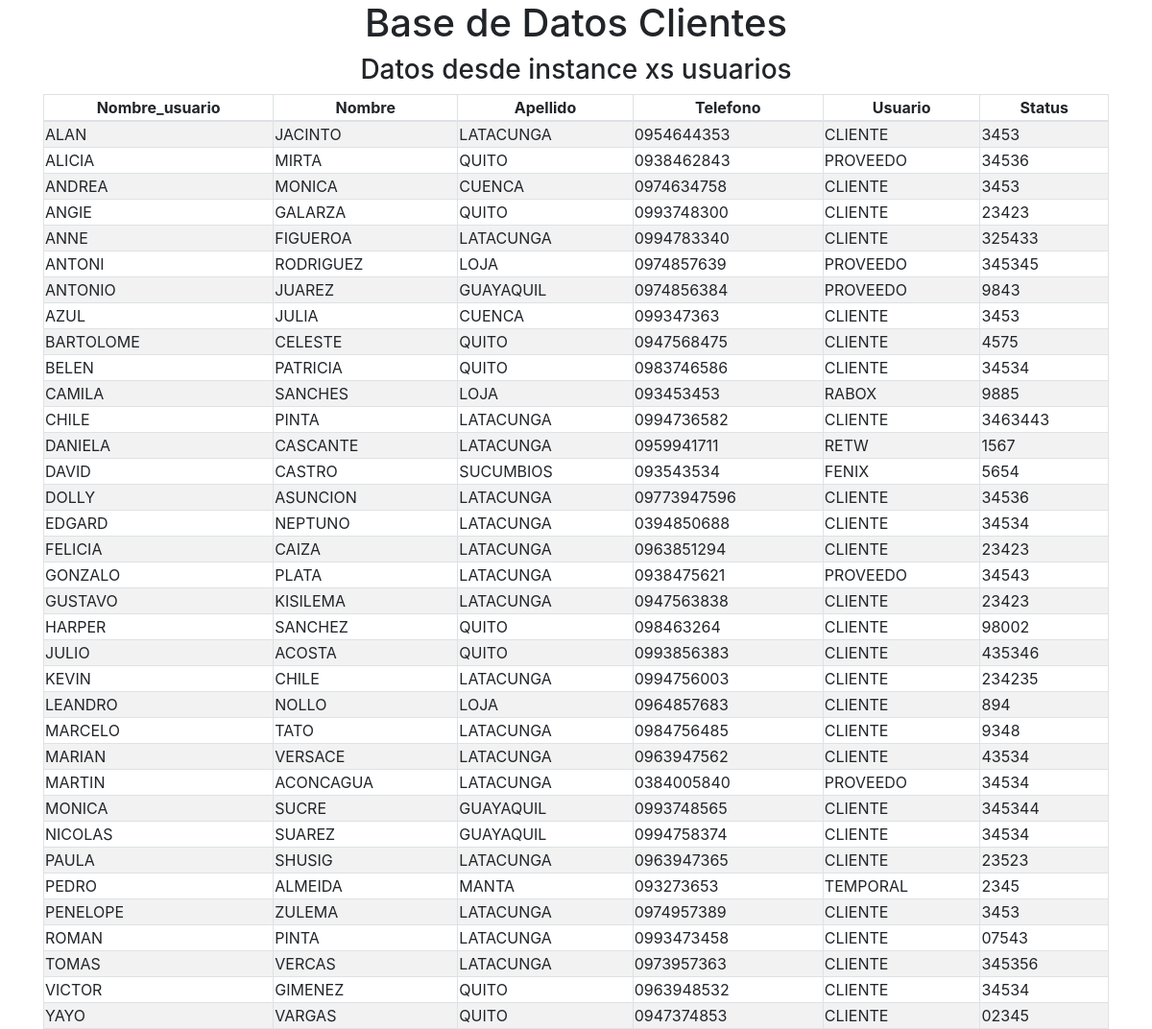
The app's page /listar.php with its own data.
### tables this page shows
CREATE TABLE `registvl` (
  `NOMBRES` varchar(10) primary key NOT NULL,
  `APELLIDOS` varchar(10) NOT NULL,
  `DIRECCION` varchar(10) NOT NULL,
  `TELEFONO` varchar(15) NOT NULL,
  `USUARIO` varchar(8) NOT NULL,
  `CLAVE` varchar(15) NOT NULL
);

### listar.php (the view, shortened to what this page needs)
<?php
    $con = mysqli_connect("bdatosarg:3306","root","123","rfinales");
    $query3='select * from rfinales.registvl';
    $result=mysqli_query($con,$query3);
?>
<!doctype html>
<html lang="en">
  <head>
    <link rel="stylesheet" href="https://stackpath.bootstrapcdn.com/bootstrap/4.4.1/css/bootstrap.min.css">
    <link rel="stylesheet" type="text/css" href="https://cdn.datatables.net/v/bs4/dt-1.10.20/datatables.min.css"/>
  </head>
  <body>
    <h1 class="text-center">Base de Datos Clientes</h1>
    <h3 class="text-center">Datos desde instance xs usuarios</h3>
    <div class="container">
       <div class="row">
           <div class="col-lg-12">
            <table id="tablaUsuarios" class="table-striped table-bordered" style="width:100%">
                <thead class="text-center">
                    <th>Nombre_usuario</th>
                    <th>Nombre</th>
                    <th>Apellido</th>
                    <th>Telefono</th>
                    <th>Usuario</th>
                    <th>Status</th>
                </thead>
                <tbody>
                    <?php
                        while($mostrar=mysqli_fetch_array($result)){
                    ?>
                    <tr>
                        <td><?php echo $mostrar['NOMBRES']?></td>
                        <td><?php echo $mostrar['APELLIDOS']?></td>
                        <td><?php echo $mostrar['DIRECCION']?></td>
                        <td><?php echo $mostrar['TELEFONO']?></td>
                        <td><?php echo $mostrar['USUARIO']?></td>
                        <td><?php echo $mostrar['CLAVE']?></td>
                    </tr>
                    <?php
                        }
                    ?>
                </tbody>
            </table>
           </div>
       </div>
    </div>
  </body>
</html>

### records on screen
registvl: NOMBRES "ALAN", APELLIDOS "JACINTO", DIRECCION "LATACUNGA", TELEFONO "0954644353", USUARIO "CLIENTE", CLAVE "3453"
registvl: NOMBRES "ALICIA", APELLIDOS "MIRTA", DIRECCION "QUITO", TELEFONO "0938462843", USUARIO "PROVEEDO", CLAVE "34536"
registvl: NOMBRES "ANDREA", APELLIDOS "MONICA", DIRECCION "CUENCA", TELEFONO "0974634758", USUARIO "CLIENTE", CLAVE "3453"
registvl: NOMBRES "ANGIE", APELLIDOS "GALARZA", DIRECCION "QUITO", TELEFONO "0993748300", USUARIO "CLIENTE", CLAVE "23423"
registvl: NOMBRES "ANNE", APELLIDOS "FIGUEROA", DIRECCION "LATACUNGA", TELEFONO "0994783340", USUARIO "CLIENTE", CLAVE "325433"
registvl: NOMBRES "ANTONI", APELLIDOS "RODRIGUEZ", DIRECCION "LOJA", TELEFONO "0974857639", USUARIO "PROVEEDO", CLAVE "345345"
registvl: NOMBRES "ANTONIO", APELLIDOS "JUAREZ", DIRECCION "GUAYAQUIL", TELEFONO "0974856384", USUARIO "PROVEEDO", CLAVE "9843"
registvl: NOMBRES "AZUL", APELLIDOS "JULIA", DIRECCION "CUENCA", TELEFONO "099347363", USUARIO "CLIENTE", CLAVE "3453"
registvl: NOMBRES "BARTOLOME", APELLIDOS "CELESTE", DIRECCION "QUITO", TELEFONO "0947568475", USUARIO "CLIENTE", CLAVE "4575"
registvl: NOMBRES "BELEN", APELLIDOS "PATRICIA", DIRECCION "QUITO", TELEFONO "0983746586", USUARIO "CLIENTE", CLAVE "34534"
registvl: NOMBRES "CAMILA", APELLIDOS "SANCHES", DIRECCION "LOJA", TELEFONO "093453453", USUARIO "RABOX", CLAVE "9885"
registvl: NOMBRES "CHILE", APELLIDOS "PINTA", DIRECCION "LATACUNGA", TELEFONO "0994736582", USUARIO "CLIENTE", CLAVE "3463443"
registvl: NOMBRES "DANIELA", APELLIDOS "CASCANTE", DIRECCION "LATACUNGA", TELEFONO "0959941711", USUARIO "RETW", CLAVE "1567"
registvl: NOMBRES "DAVID", APELLIDOS "CASTRO", DIRECCION "SUCUMBIOS", TELEFONO "093543534", USUARIO "FENIX", CLAVE "5654"
registvl: NOMBRES "DOLLY", APELLIDOS "ASUNCION", DIRECCION "LATACUNGA", TELEFONO "09773947596", USUARIO "CLIENTE", CLAVE "34536"
registvl: NOMBRES "EDGARD", APELLIDOS "NEPTUNO", DIRECCION "LATACUNGA", TELEFONO "0394850688", USUARIO "CLIENTE", CLAVE "34534"
registvl: NOMBRES "FELICIA", APELLIDOS "CAIZA", DIRECCION "LATACUNGA", TELEFONO "0963851294", USUARIO "CLIENTE", CLAVE "23423"
registvl: NOMBRES "GONZALO", APELLIDOS "PLATA", DIRECCION "LATACUNGA", TELEFONO "0938475621", USUARIO "PROVEEDO", CLAVE "34543"
registvl: NOMBRES "GUSTAVO", APELLIDOS "KISILEMA", DIRECCION "LATACUNGA", TELEFONO "0947563838", USUARIO "CLIENTE", CLAVE "23423"
registvl: NOMBRES "HARPER", APELLIDOS "SANCHEZ", DIRECCION "QUITO", TELEFONO "098463264", USUARIO "CLIENTE", CLAVE "98002"
registvl: NOMBRES "JULIO", APELLIDOS "ACOSTA", DIRECCION "QUITO", TELEFONO "0993856383", USUARIO "CLIENTE", CLAVE "435346"
registvl: NOMBRES "KEVIN", APELLIDOS "CHILE", DIRECCION "LATACUNGA", TELEFONO "0994756003", USUARIO "CLIENTE", CLAVE "234235"
registvl: NOMBRES "LEANDRO", APELLIDOS "NOLLO", DIRECCION "LOJA", TELEFONO "0964857683", USUARIO "CLIENTE", CLAVE "894"
registvl: NOMBRES "MARCELO", APELLIDOS "TATO", DIRECCION "LATACUNGA", TELEFONO "0984756485", USUARIO "CLIENTE", CLAVE "9348"
registvl: NOMBRES "MARIAN", APELLIDOS "VERSACE", DIRECCION "LATACUNGA", TELEFONO "0963947562", USUARIO "CLIENTE", CLAVE "43534"
registvl: NOMBRES "MARTIN", APELLIDOS "ACONCAGUA", DIRECCION "LATACUNGA", TELEFONO "0384005840", USUARIO "PROVEEDO", CLAVE "34534"
registvl: NOMBRES "MONICA", APELLIDOS "SUCRE", DIRECCION "GUAYAQUIL", TELEFONO "0993748565", USUARIO "CLIENTE", CLAVE "345344"
registvl: NOMBRES "NICOLAS", APELLIDOS "SUAREZ", DIRECCION "GUAYAQUIL", TELEFONO "0994758374", USUARIO "CLIENTE", CLAVE "34534"
registvl: NOMBRES "PAULA", APELLIDOS "SHUSIG", DIRECCION "LATACUNGA", TELEFONO "0963947365", USUARIO "CLIENTE", CLAVE "23523"
registvl: NOMBRES "PEDRO", APELLIDOS "ALMEIDA", DIRECCION "MANTA", TELEFONO "093273653", USUARIO "TEMPORAL", CLAVE "2345"
registvl: NOMBRES "PENELOPE", APELLIDOS "ZULEMA", DIRECCION "LATACUNGA", TELEFONO "0974957389", USUARIO "CLIENTE", CLAVE "3453"
registvl: NOMBRES "ROMAN", APELLIDOS "PINTA", DIRECCION "LATACUNGA", TELEFONO "0993473458", USUARIO "CLIENTE", CLAVE "07543"
registvl: NOMBRES "TOMAS", APELLIDOS "VERCAS", DIRECCION "LATACUNGA", TELEFONO "0973957363", USUARIO "CLIENTE", CLAVE "345356"
registvl: NOMBRES "VICTOR", APELLIDOS "GIMENEZ", DIRECCION "QUITO", TELEFONO "0963948532", USUARIO "CLIENTE", CLAVE "34534"
registvl: NOMBRES "YAYO", APELLIDOS "VARGAS", DIRECCION "QUITO", TELEFONO "0947374853", USUARIO "CLIENTE", CLAVE "02345"
